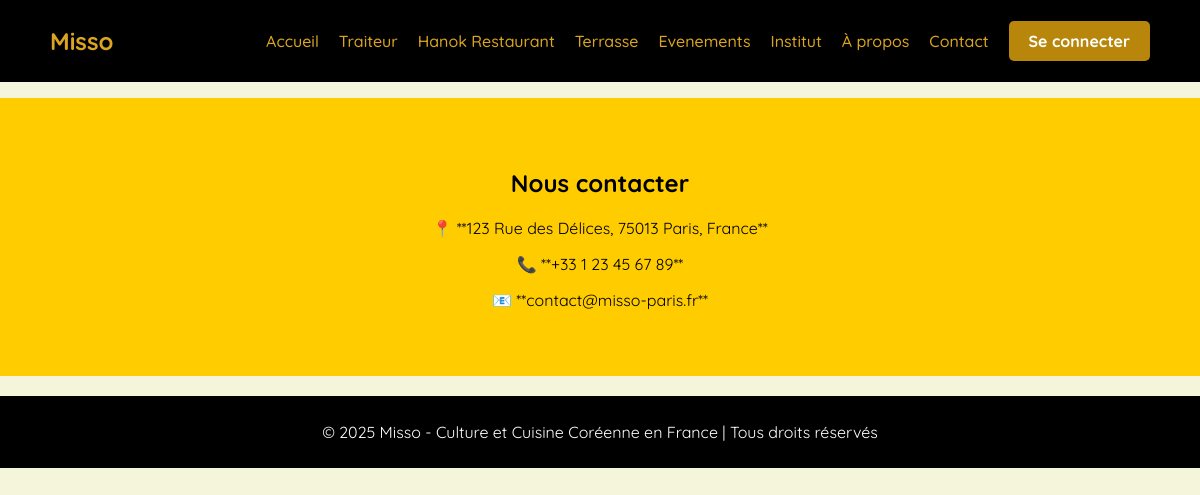
The app's page /evenements/, older data.
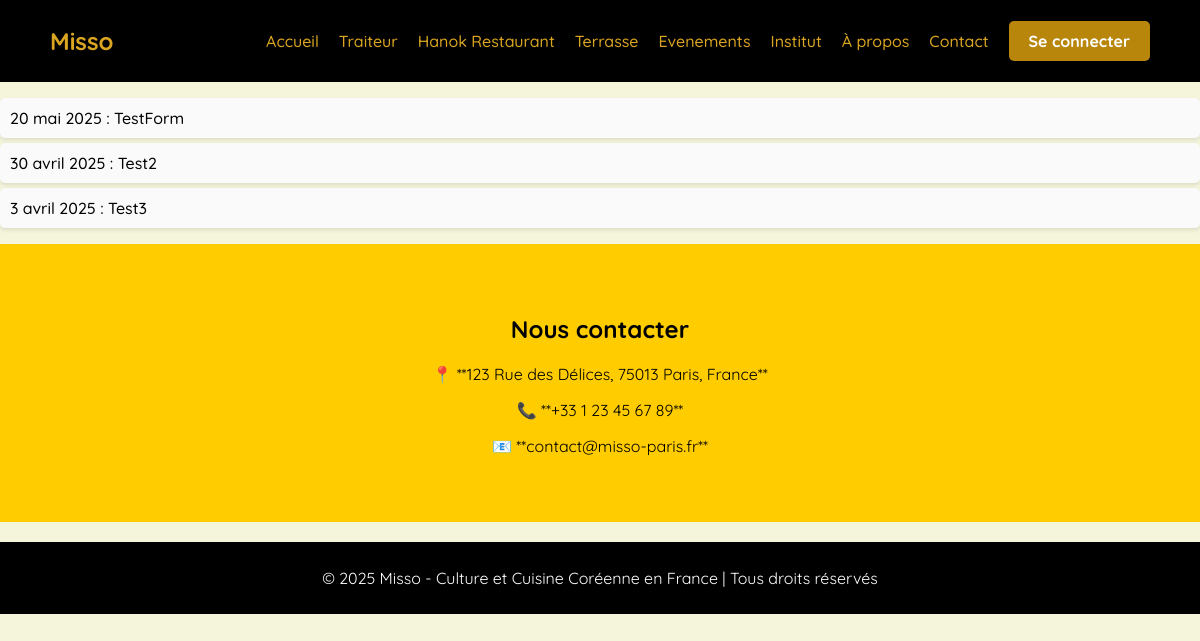
The same page, newer data.
### evenements/models.py (models this page shows, shortened)
class Evenement(models.Model):
    titre = models.CharField(max_length=200,unique=True, blank=True)
    date = models.DateField(unique=True)
    debut = models.TimeField()
    fin = models.TimeField()
    email = models.EmailField()
    est_valide = models.BooleanField(default=False)
    description = models.TextField(blank=True, null=True)
    slug = models.SlugField(blank=True, editable=False)
    def get_absolute_url(self):
        return reverse("evenement-detail", kwargs={'slug': self.slug})

### evenements/views.py (the view)
class EvenementArchiveIndexView(ArchiveIndexView):
    model = Evenement
    queryset = Evenement.objects.all()
    date_field = "date"
    allow_future = True

### evenements/templates/evenements/evenement_archive.html
{% extends "evenements/base.html" %}
{% load static %}
{% block content %}
  <div class="evenements">
    <ul>
        {% for evenement in latest %}
          {%if evenement.est_valide%}
            <li  class="btns"><a href="{{ evenement.get_absolute_url }}">{{ evenement.date }} :  {{ evenement.titre }}</a></li>
          {%endif%}
             {% empty %}
                    <p>Aucun événement disponible.</p>
        {% endfor %}
    </ul>
    </div>
{% endblock %}

### evenements/templates/evenements/base.html (shortened to what this page needs)
<!DOCTYPE html>
<html lang="fr">
<head>
    {% load static %}
    <link rel="stylesheet" href="{% static 'utilisateurs/evenements.css' %}">
    <link rel="stylesheet" href="{% static 'utilisateurs/navigation.css' %}">
</head>
<body>
    <header>
        <nav>
            <div class="logo"> Misso </div>
            <ul>
               <li><a href="{% url 'accueil' %}#accueil">Accueil</a></li>
                <li><a href="{% url 'menu' 'traiteur' %}">Traiteur</a></li>
                <li><a href="{% url 'menu' 'hanok' %}">Hanok Restaurant</a></li>
                <li><a href="{% url 'menu' 'rooftop' %}">Terrasse</a></li>
                <li><a href="{% url 'evenements' %}">Evenements</a></li>
                <li><a href="{% url 'institut' %}">Institut</a></li>
                <li><a href="{% url 'histoire' %}">À propos</a></li>
                <li><a href="{% url 'accueil' %}#contact">Contact</a></li>
                    {% if user.is_authenticated %}
                    <li> <a href="{% url 'vos_evenements' %}" class="btns">Vos événements</a></li>
                    <li> <a href="{% url 'evenement_form' %}" class="btns">Postuler</a></li>
                    <li>
                        <a href="{% url 'profil' %}" class="btns">Profil</a>
                    {% else %}
                    <li>
                        <a href="{% url 'connexion' %}" class="btns">Se connecter</a>
                    {% endif %}
                    </li>
            </ul>
        </nav>
    </header>
    <div id="content">
        {% block content %}{% endblock %}
    </div>
   <section id="contact" class="contact">
        <h2>Nous contacter</h2>
        <p>📍 **123 Rue des Délices, 75013 Paris, France**</p>
        <p>📞 **+33 1 23 45 67 89**</p>
        <p>📧 **contact@misso-paris.fr**</p>
    </section>
    <footer>
        <p>&copy; 2025 Misso - Culture et Cuisine Coréenne en France | Tous droits réservés</p>
    </footer>
</body>
</html>

### utilisateurs/static/utilisateurs/evenements.css (style rules this page uses)
body { font-family: 'Quicksand', sans-serif; margin: 0; padding: 0; display: block; height: 100vh; color: black; background: #F5F5DC; }
.evenements ul { list-style-type: none; padding: 0; }
.evenements li { padding: 10px; background-color: #fafafa; margin: 5px 0; border-radius: 5px; box-shadow: 0 2px 4px rgba(0, 0, 0, 0.1); }
.evenements ul li a { text-decoration: none; color: #000000; font-weight: 500; transition: color 0.3s; }
.about, .contact { text-align: center; padding: 50px; background: #ffcc00; color: black; }
footer { background: black; color: white; text-align: center; padding: 10px; margin-top: 20px; }

### utilisateurs/static/utilisateurs/navigation.css (style rules this page uses)
nav { display: flex; justify-content: space-between; align-items: center; padding: 15px 50px; background: black; top: 0; left: 0; z-index: 1000; text-align: center; }
nav .logo { font-size: 24px; font-weight: bold; color: goldenrod; }
nav ul { list-style: none; display: flex; gap: 20px; }
nav ul li { display: inline; }
nav ul li a { text-decoration: none; color: goldenrod; ; font-weight: 500; transition: color 0.3s; }
.btns { background-color: darkgoldenrod; padding: 10px 20px; border-radius: 5px; color: white; text-decoration: none; font-weight: bold; transition: background 0.3s; }

Row changes from the older to the newer data that the page shows:
added Evenement: date "20 mai 2025", titre "TestForm"
now on this page (row edited): Evenement: date "30 avril 2025", titre "Test2"
now on this page (row edited): Evenement: date "3 avril 2025", titre "Test3"
